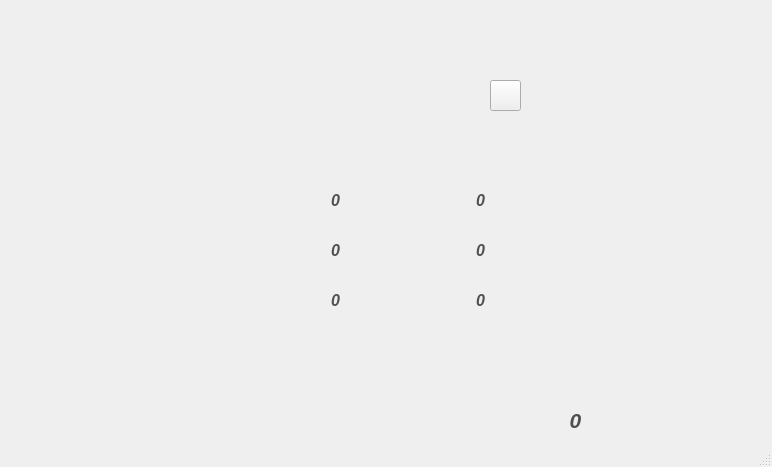
<?xml version="1.0" encoding="UTF-8"?>
<ui version="4.0">
 <class>Inicio</class>
 <widget class="QMainWindow" name="Inicio">
  <property name="geometry">
   <rect>
    <x>0</x>
    <y>0</y>
    <width>772</width>
    <height>467</height>
   </rect>
  </property>
  <property name="windowTitle">
   <string>Inicio</string>
  </property>
  <widget class="QWidget" name="centralwidget">
   <widget class="QLabel" name="labelMenu">
    <property name="geometry">
     <rect>
      <x>-10</x>
      <y>-20</y>
      <width>781</width>
      <height>481</height>
     </rect>
    </property>
    <property name="styleSheet">
     <string notr="true">image: url(:/res/menuBackground.png);</string>
    </property>
    <property name="text">
     <string/>
    </property>
   </widget>
   <widget class="QPushButton" name="startButton">
    <property name="geometry">
     <rect>
      <x>300</x>
      <y>110</y>
      <width>161</width>
      <height>21</height>
     </rect>
    </property>
    <property name="font">
     <font>
      <pointsize>14</pointsize>
     </font>
    </property>
    <property name="cursor">
     <cursorShape>PointingHandCursor</cursorShape>
    </property>
    <property name="styleSheet">
     <string notr="true">border: 0px</string>
    </property>
    <property name="text">
     <string/>
    </property>
   </widget>
   <widget class="QPushButton" name="instButton">
    <property name="geometry">
     <rect>
      <x>300</x>
      <y>150</y>
      <width>171</width>
      <height>21</height>
     </rect>
    </property>
    <property name="font">
     <font>
      <pointsize>14</pointsize>
     </font>
    </property>
    <property name="cursor">
     <cursorShape>PointingHandCursor</cursorShape>
    </property>
    <property name="styleSheet">
     <string notr="true">border: 0px</string>
    </property>
    <property name="text">
     <string/>
    </property>
   </widget>
   <widget class="QLabel" name="HowToPlay">
    <property name="geometry">
     <rect>
      <x>230</x>
      <y>80</y>
      <width>301</width>
      <height>281</height>
     </rect>
    </property>
    <property name="styleSheet">
     <string notr="true">image: url(:/new/prefix1/howToPlay.jpg);</string>
    </property>
    <property name="text">
     <string/>
    </property>
   </widget>
   <widget class="QPushButton" name="closeButton">
    <property name="geometry">
     <rect>
      <x>490</x>
      <y>80</y>
      <width>31</width>
      <height>31</height>
     </rect>
    </property>
    <property name="font">
     <font>
      <pointsize>14</pointsize>
     </font>
    </property>
    <property name="cursor">
     <cursorShape>PointingHandCursor</cursorShape>
    </property>
    <property name="styleSheet">
     <string notr="true">image: url(:/new/prefix1/XButton.jpg);</string>
    </property>
    <property name="text">
     <string/>
    </property>
   </widget>
   <widget class="QPushButton" name="highscoresButton">
    <property name="geometry">
     <rect>
      <x>290</x>
      <y>200</y>
      <width>171</width>
      <height>21</height>
     </rect>
    </property>
    <property name="font">
     <font>
      <pointsize>14</pointsize>
     </font>
    </property>
    <property name="cursor">
     <cursorShape>PointingHandCursor</cursorShape>
    </property>
    <property name="styleSheet">
     <string notr="true">border: 0px</string>
    </property>
    <property name="text">
     <string/>
    </property>
   </widget>
   <widget class="QPushButton" name="creditsButton">
    <property name="geometry">
     <rect>
      <x>310</x>
      <y>250</y>
      <width>131</width>
      <height>21</height>
     </rect>
    </property>
    <property name="font">
     <font>
      <pointsize>14</pointsize>
     </font>
    </property>
    <property name="cursor">
     <cursorShape>PointingHandCursor</cursorShape>
    </property>
    <property name="styleSheet">
     <string notr="true">border: 0px</string>
    </property>
    <property name="text">
     <string/>
    </property>
   </widget>
   <widget class="QPushButton" name="exitButton">
    <property name="geometry">
     <rect>
      <x>320</x>
      <y>290</y>
      <width>131</width>
      <height>21</height>
     </rect>
    </property>
    <property name="font">
     <font>
      <pointsize>14</pointsize>
     </font>
    </property>
    <property name="cursor">
     <cursorShape>PointingHandCursor</cursorShape>
    </property>
    <property name="styleSheet">
     <string notr="true">border: 0px</string>
    </property>
    <property name="text">
     <string/>
    </property>
   </widget>
   <widget class="QLabel" name="Credits">
    <property name="geometry">
     <rect>
      <x>230</x>
      <y>80</y>
      <width>301</width>
      <height>281</height>
     </rect>
    </property>
    <property name="styleSheet">
     <string notr="true">image: url(:/new/prefix1/Credits.jpg);</string>
    </property>
    <property name="text">
     <string/>
    </property>
   </widget>
   <widget class="QLabel" name="Highscores">
    <property name="geometry">
     <rect>
      <x>240</x>
      <y>80</y>
      <width>291</width>
      <height>271</height>
     </rect>
    </property>
    <property name="styleSheet">
     <string notr="true">image: url(:/new/prefix1/Highscores.jpg);</string>
    </property>
    <property name="text">
     <string/>
    </property>
   </widget>
   <widget class="QLabel" name="topSurvival">
    <property name="geometry">
     <rect>
      <x>290</x>
      <y>190</y>
      <width>91</width>
      <height>21</height>
     </rect>
    </property>
    <property name="font">
     <font>
      <pointsize>12</pointsize>
      <italic>true</italic>
      <bold>true</bold>
     </font>
    </property>
    <property name="styleSheet">
     <string notr="true">color: rgb(80, 80, 80)</string>
    </property>
    <property name="text">
     <string>0</string>
    </property>
    <property name="alignment">
     <set>Qt::AlignCenter</set>
    </property>
   </widget>
   <widget class="QLabel" name="midSurvival">
    <property name="geometry">
     <rect>
      <x>290</x>
      <y>240</y>
      <width>91</width>
      <height>21</height>
     </rect>
    </property>
    <property name="font">
     <font>
      <pointsize>12</pointsize>
      <italic>true</italic>
      <bold>true</bold>
     </font>
    </property>
    <property name="styleSheet">
     <string notr="true">color: rgb(80, 80, 80)</string>
    </property>
    <property name="text">
     <string>0</string>
    </property>
    <property name="alignment">
     <set>Qt::AlignCenter</set>
    </property>
   </widget>
   <widget class="QLabel" name="botSurvival">
    <property name="geometry">
     <rect>
      <x>290</x>
      <y>290</y>
      <width>91</width>
      <height>21</height>
     </rect>
    </property>
    <property name="font">
     <font>
      <pointsize>12</pointsize>
      <italic>true</italic>
      <bold>true</bold>
     </font>
    </property>
    <property name="styleSheet">
     <string notr="true">color: rgb(80, 80, 80)</string>
    </property>
    <property name="text">
     <string>0</string>
    </property>
    <property name="alignment">
     <set>Qt::AlignCenter</set>
    </property>
   </widget>
   <widget class="QLabel" name="topClassic">
    <property name="geometry">
     <rect>
      <x>430</x>
      <y>190</y>
      <width>101</width>
      <height>21</height>
     </rect>
    </property>
    <property name="font">
     <font>
      <pointsize>12</pointsize>
      <italic>true</italic>
      <bold>true</bold>
     </font>
    </property>
    <property name="styleSheet">
     <string notr="true">color: rgb(80, 80, 80)</string>
    </property>
    <property name="text">
     <string>0</string>
    </property>
    <property name="alignment">
     <set>Qt::AlignCenter</set>
    </property>
   </widget>
   <widget class="QLabel" name="botClassic">
    <property name="geometry">
     <rect>
      <x>430</x>
      <y>290</y>
      <width>101</width>
      <height>21</height>
     </rect>
    </property>
    <property name="font">
     <font>
      <pointsize>12</pointsize>
      <italic>true</italic>
      <bold>true</bold>
     </font>
    </property>
    <property name="styleSheet">
     <string notr="true">color: rgb(80, 80, 80)</string>
    </property>
    <property name="text">
     <string>0</string>
    </property>
    <property name="alignment">
     <set>Qt::AlignCenter</set>
    </property>
   </widget>
   <widget class="QLabel" name="midClassic">
    <property name="geometry">
     <rect>
      <x>430</x>
      <y>240</y>
      <width>101</width>
      <height>21</height>
     </rect>
    </property>
    <property name="font">
     <font>
      <pointsize>12</pointsize>
      <italic>true</italic>
      <bold>true</bold>
     </font>
    </property>
    <property name="styleSheet">
     <string notr="true">color: rgb(80, 80, 80)</string>
    </property>
    <property name="text">
     <string>0</string>
    </property>
    <property name="alignment">
     <set>Qt::AlignCenter</set>
    </property>
   </widget>
   <widget class="QLabel" name="topSurvival_2">
    <property name="geometry">
     <rect>
      <x>530</x>
      <y>410</y>
      <width>91</width>
      <height>21</height>
     </rect>
    </property>
    <property name="font">
     <font>
      <pointsize>16</pointsize>
      <italic>true</italic>
      <bold>true</bold>
     </font>
    </property>
    <property name="styleSheet">
     <string notr="true">color: rgb(80, 80, 80)</string>
    </property>
    <property name="text">
     <string>0</string>
    </property>
    <property name="alignment">
     <set>Qt::AlignCenter</set>
    </property>
   </widget>
   <zorder>labelMenu</zorder>
   <zorder>startButton</zorder>
   <zorder>instButton</zorder>
   <zorder>HowToPlay</zorder>
   <zorder>highscoresButton</zorder>
   <zorder>creditsButton</zorder>
   <zorder>exitButton</zorder>
   <zorder>Credits</zorder>
   <zorder>Highscores</zorder>
   <zorder>closeButton</zorder>
   <zorder>topSurvival</zorder>
   <zorder>midSurvival</zorder>
   <zorder>botSurvival</zorder>
   <zorder>topClassic</zorder>
   <zorder>botClassic</zorder>
   <zorder>midClassic</zorder>
   <zorder>topSurvival_2</zorder>
  </widget>
  <widget class="QMenuBar" name="menubar">
   <property name="geometry">
    <rect>
     <x>0</x>
     <y>0</y>
     <width>772</width>
     <height>22</height>
    </rect>
   </property>
  </widget>
  <widget class="QStatusBar" name="statusbar"/>
 </widget>
 <resources/>
 <connections/>
</ui>
